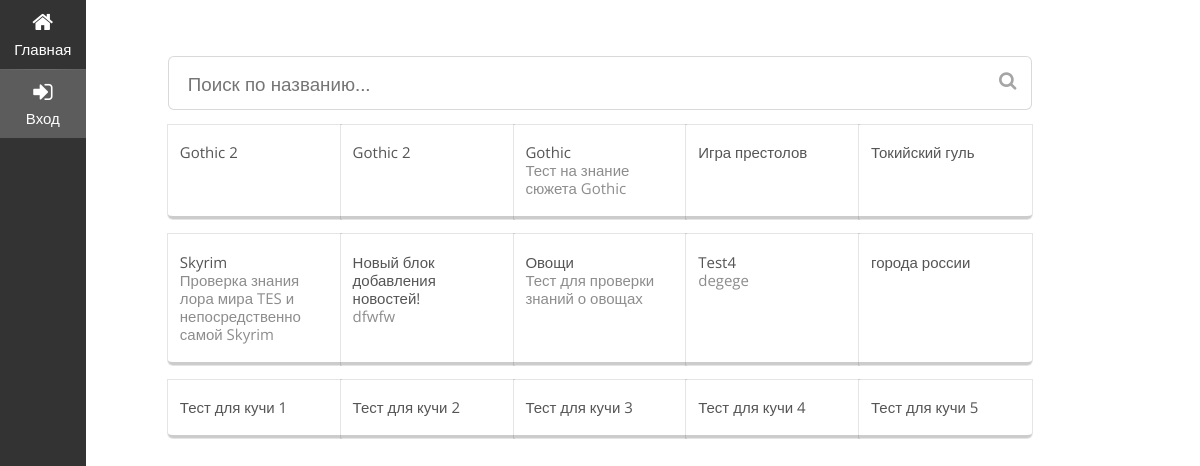
The page /tests/ on the database its author committed.
### constructor/models.py (models this page shows, shortened)
class Test(models.Model):
	title = models.CharField(max_length=200)
	description = models.TextField(blank=True)
	helps = models.BooleanField(default=False)
	time_completion = models.BooleanField(default=False)
	public_access = models.BooleanField(default=False)
	creator = models.ForeignKey(User)
	date = models.DateTimeField(auto_now=True)
	two_mark = models.IntegerField()
	three_mark = models.IntegerField()
	four_mark = models.IntegerField()

### tests/views.py (the view)
# urls.py: url(r'^tests/', include('tests.urls'))
def tests(request):
	login = check_sign_in(request)
	tests = Test.objects.all()[:15]
	data = [tests[:5], tests[5:10], tests[10:15]]
	return render_to_response('tests.html', {'data': data, 'login': login})

### testsConstructor/helpers.py (called while the page is built)
def check_sign_in(request):
	if "user" in request.session:
		result = request.session.get('user')
	else:
		result = False
	return result

### tests/templates/tests.html (shortened to what this page needs)
{% extends 'main.html' %}
{% block content %}
	<div class="ui grid">
		<div class="twelve wide column">
			<div class="ui big icon fluid input">
				<input type="text" placeholder="Поиск по названию..." id = 'search'>
				<i class="search icon"></i>
			</div>
			{% for tests in data %}
			<div class="ui five connected items">
				{% for test in tests %}
			    <div class="item">
			      <div class="content">
			        <div class="header">{{test.title}}</div>
			        <p class="description">{{test.description}}</p>
			      </div>
			    </div>
			    {% endfor %}
			</div>
			{% endfor %}
		</div>
	</div>
{% endblock %}

### static/css/main.css (style rules this page uses)
html, body { font-size: 15px; height: 100%; }
body { font-family: "Open Sans", "Helvetica Neue", "Helvetica", "Arial", sans-serif; background: #FFFFFF; margin: 0px; padding: 0px; color: #555555; text-rendering: optimizeLegibility; min-width: 320px; }

### rows shown on the page
Test: title "Gothic 2"
Test: title "Gothic 2"
Test: title "Gothic", description "Тест на знание сюжета Gothic"
Test: title "Игра престолов"
Test: title "Токийский гуль"
Test: title "Skyrim", description "Проверка знания лора мира TES и непосредственно самой Skyrim"
Test: title "Новый блок добавления новостей!", description "dfwfw"
Test: title "Овощи", description "Тест для проверки знаний о овощах"
Test: title "Test4", description "degege"
Test: title "города россии"
Test: title "Тест для кучи 1"
Test: title "Тест для кучи 2"
Test: title "Тест для кучи 3"
Test: title "Тест для кучи 4"
Test: title "Тест для кучи 5"
